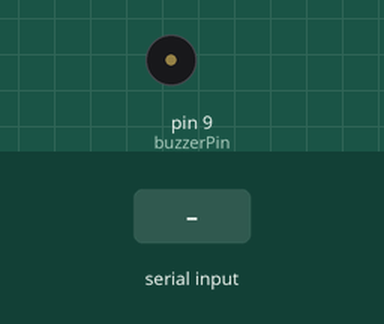
The sketch below on a simulated Arduino Uno, built with avr-gcc and run on an emulated ATmega328P. Parts: buzzer (waves = sounding). The test bench sets the inputs (shaded band).

Above: at 1.2 s.
1.3 s: "ON\n" received over Serial
At 2.4 s:
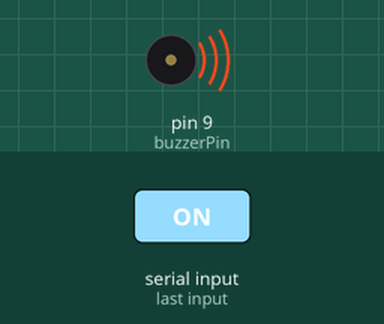
2.8 s: "OFF\n" received over Serial
At 3.6 s:
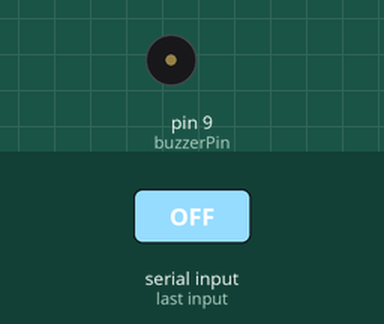
Timing chart, 0 to 5.8 s (numbered marks = the images above; inputs shaded):
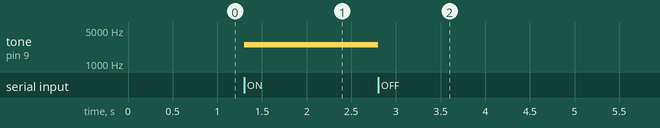

Measured:
- after the input at 1.3 s, tone on pin 9 (buzzerPin): silent → 2500 Hz at once
- after the input at 2.8 s, tone on pin 9 (buzzerPin): 2500 Hz → silent at once

The sketch:

buzzer_script.ino
```cpp
const int buzzerPin = 9;
String command = "";

void setup() {
  pinMode(buzzerPin, OUTPUT);
  Serial.begin(9600);
}

void loop() {
  if (Serial.available() > 0) {
    command = Serial.readStringUntil('\n');
    command.trim();

    if (command == "ON") {
      tone(buzzerPin, 2500);
    } else if (command == "OFF") {
      noTone(buzzerPin);
    }
  }
}
```
